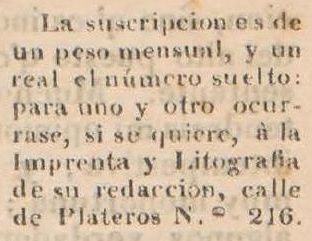
#> input picture src/assets/hist_0.jpg, 312 x 241 px
$ python gvfc_balloon_model.py
#> lines starting #> are read from the running program, lines starting #| are printed output that depends on the picture
import os

import cv2
import matplotlib.pyplot as plt
import numpy as np
from scipy.ndimage import laplace as del2


def GVF(f, mu, ITER, balloon_force=0):
    """
    %GVF Calcula el flujo vectorial de gradiente.
    %   [u,v] = GVF(f, mu, ITER) calcula el
    %   GVF de un mapa de bordes f.  mu es el coeficiente de regularización del GVF
    %   e ITER es el número de iteraciones que se calcularán.
    """

    [m, n] = f.shape  # % Filas, columnas, canales

    fmin = np.min(f[:, :])
    fmax = np.max(f[:, :])
    f = (f - fmin) / (fmax - fmin)  # % Normaliza f al rango [0,1]

    f = BoundMirrorExpand(f)  # % Se encarga de la condición de frontera
    [fx, fy] = np.gradient(f)  # % Calcula el gradiente del mapa de bordes
    u = fx  # % Inicializa el GVF con el gradiente
    v = fy  # % Inicializa el GVF con el gradiente
    SqrMagf = fx * fx + fy * fy  # % Magnitud al cuadrado del campo de gradiente

    # % Resuelve iterativamente el GVF u,v
    for i in range(ITER):
        u = BoundMirrorEnsure(u)
        v = BoundMirrorEnsure(v)

        # Balloon Model: agregar fuerza de expansión o contracción
        normal_force_x = balloon_force * fx / (np.sqrt(fx**2 + fy**2) + 1e-6)
        normal_force_y = balloon_force * fy / (np.sqrt(fx**2 + fy**2) + 1e-6)

        u = u + mu * 4 * del2(u) - SqrMagf * (u - fx) + normal_force_x
        v = v + mu * 4 * del2(v) - SqrMagf * (v - fy) + normal_force_y

    u = BoundMirrorShrink(u)
    v = BoundMirrorShrink(v)

    return [u, v]


def BoundMirrorEnsure(A):
    [m, n] = A.shape

    if m < 3 | n < 3:
        raise ("either the number of rows or columns is smaller than 3")

    yi = np.arange(0, m - 1)
    xi = np.arange(0, n - 1)
    B = A

    B[
        np.ix_(
            [
                1 - 1,
                m - 1,
            ],
            [
                1 - 1,
                n - 1,
            ],
        )
    ] = B[
        np.ix_(
            [
                3 - 1,
                m - 2 - 1,
            ],
            [
                3 - 1,
                n - 2 - 1,
            ],
        )
    ]
    # % mirror corners
    B[
        np.ix_(
            [
                1 - 1,
                m - 1,
            ],
            xi,
        )
    ] = B[
        np.ix_(
            [
                3 - 1,
                m - 2 - 1,
            ],
            xi,
        )
    ]
    # % mirror left and right boundary
    B[
        np.ix_(
            yi,
            [
                1 - 1,
                n - 1,
            ],
        )
    ] = B[
        np.ix_(
            yi,
            [
                3 - 1,
                n - 2 - 1,
            ],
        )
    ]
    # % mirror top and bottom boundary

    return B


def BoundMirrorExpand(A):
    """ """

    # shift for matlab style

    [m, n] = A.shape
    yi = np.arange(0, m + 1 - 1)
    # Genera conjunto de numeros entre valor inicio y final
    xi = np.arange(0, n + 1 - 1)

    B = np.zeros((m + 2, n + 2))
    # Retorna arreglo con zeros
    B[np.ix_(yi, xi)] = A
    # construye malla abierta con diferentes secuencias
    B[
        np.ix_(
            [
                1 - 1,
                m + 2 - 1,
            ],
            [
                1 - 1,
                n + 2 - 1,
            ],
        )
    ] = B[
        np.ix_(
            [
                3 - 1,
                m - 1,
            ],
            [
                3 - 1,
                n - 1,
            ],
        )
    ]
    # % mirror corners
    B[
        np.ix_(
            [
                1 - 1,
                m + 2 - 1,
            ],
            xi,
        )
    ] = B[
        np.ix_(
            [
                3 - 1,
                m - 1,
            ],
            xi,
        )
    ]
    # % mirror left and right boundary
    B[
        np.ix_(
            yi,
            [
                1 - 1,
                n + 2 - 1,
            ],
        )
    ] = B[
        np.ix_(
            yi,
            [
                3 - 1,
                n - 1,
            ],
        )
    ]
    # % mirror top and bottom boundary

    return B


def BoundMirrorShrink(A):
    [m, n] = A.shape
    yi = np.arange(0, m - 1)
    xi = np.arange(0, n - 1)
    B = A[np.ix_(yi, xi)]

    return B


if __name__ == "__main__":
    # Cargar la imagen
    filename = "hist_0.jpg"
    image = cv2.imread(os.path.join("..", "assets", filename), cv2.IMREAD_GRAYSCALE)
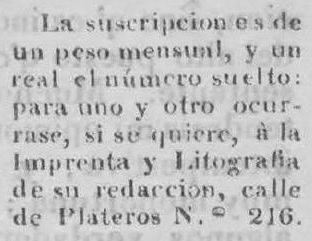
#> image: shape (241, 312); min 52, max 242, mean 193.3

    # Calcular GVF
    mu = 0.2  # Puedes ajustar este valor según tus necesidades
    ITER = 1  # Puedes ajustar este valor según tus necesidades
    balloon_force = 0.1
    u, v = GVF(image, mu, ITER, balloon_force)
#> in GVF, `fmin = np.min(f[:, :])`: fmin = 52
#> in GVF, `fmax = np.max(f[:, :])`: fmax = 242
#> in BoundMirrorExpand, `B[ np.ix_( [ 1 - 1, m + 2 - 1, ], [ 1 - 1, n + 2 - 1, ], ) ] = B[ np.i..`: B: shape (243, 314) float64; min 0, max 1, mean 0.733
#> the loop in GVF, `for i in range(ITER):` made 1 pass
#> pass 1, in GVF, `v = BoundMirrorEnsure(v)`:
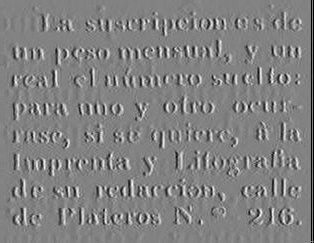
#> v: shape (243, 314) float64; min -0.434, max 0.416, mean -0.00264; drawn with min black and max white
#> pass 1, in GVF, `normal_force_x = balloon_force * fx / (np.sqrt(fx**2 + fy**2) + 1e-6)`:
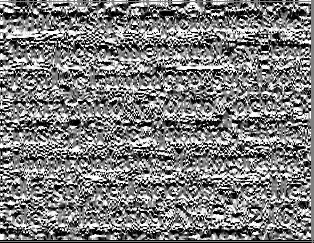
#> normal_force_x: shape (243, 314) float64; min -0.1, max 0.1, mean -0.00201; drawn with min black and max white
#> pass 1, in GVF, `normal_force_y = balloon_force * fy / (np.sqrt(fx**2 + fy**2) + 1e-6)`:
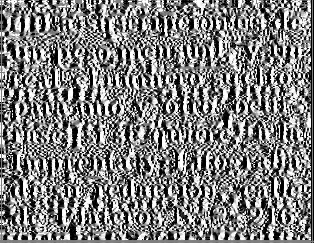
#> normal_force_y: shape (243, 314) float64; min -0.1, max 0.1, mean -0.000969; drawn with min black and max white
#> after the loop in GVF, `for i in range(ITER):`:
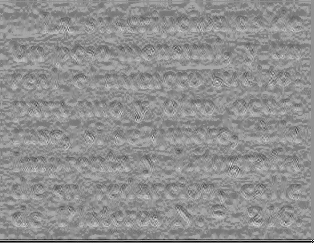
#> u: shape (243, 314) float64; min -0.691, max 0.523, mean -0.00542; drawn with min black and max white
#> after the loop in GVF, `for i in range(ITER):`:
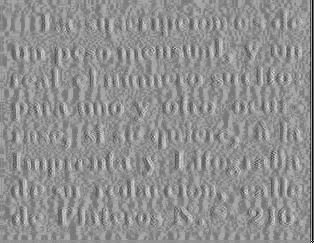
#> v: shape (243, 314) float64; min -0.695, max 0.525, mean -0.00361; drawn with min black and max white

    # Mostrar la imagen original y el resultado del GVF
    plt.figure(figsize=(10, 5))

    plt.subplot(131)
    plt.imshow(image, cmap="gray")
    plt.title("Imagen Original")

    plt.subplot(132)
    plt.quiver(u, v)
    plt.title("Campo GVF")

    plt.subplot(133)
    # plt.imshow(np.sqrt(u**2 + v**2), cmap="gist_gray")
    plt.imshow(np.sqrt(u**2 + v**2), cmap="gray", vmin=0, vmax=np.max(np.sqrt(u**2 + v**2)))


    plt.title("Magnitud del Campo GVF")
    plt.show()
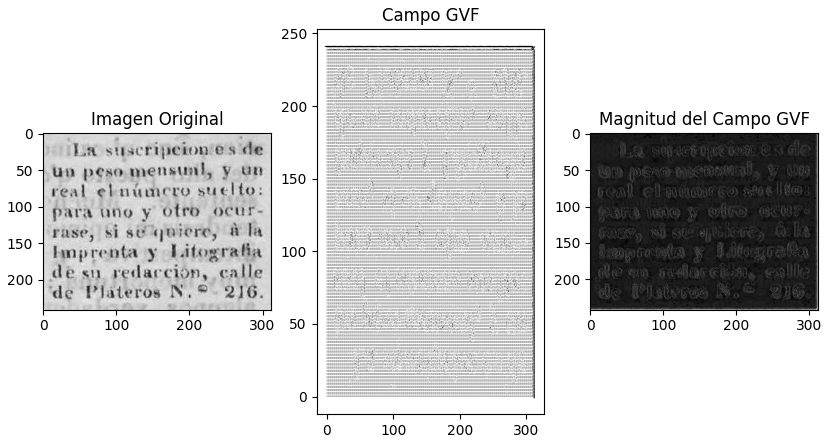
#> figure drawn by matplotlib, 3 panels
    cv2.waitKey(0)
    cv2.destroyAllWindows()
